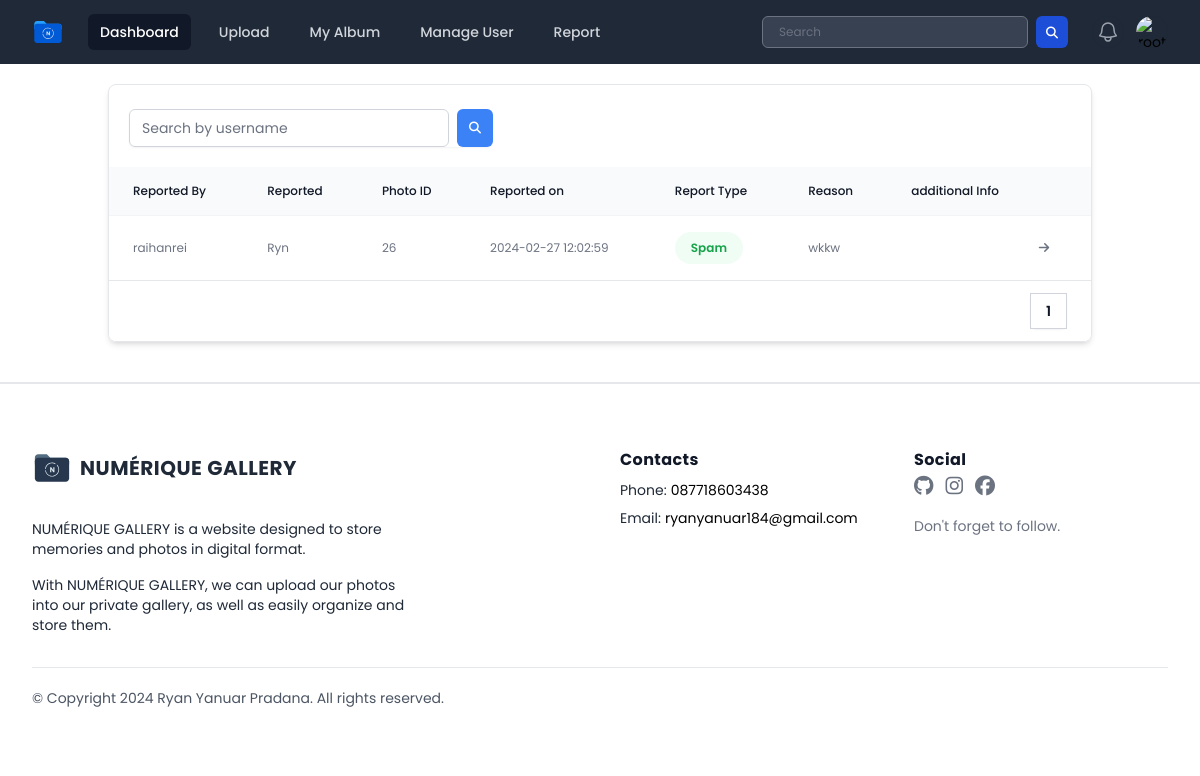
The page /public/page/admin/report/search.php on the database as committed earlier.
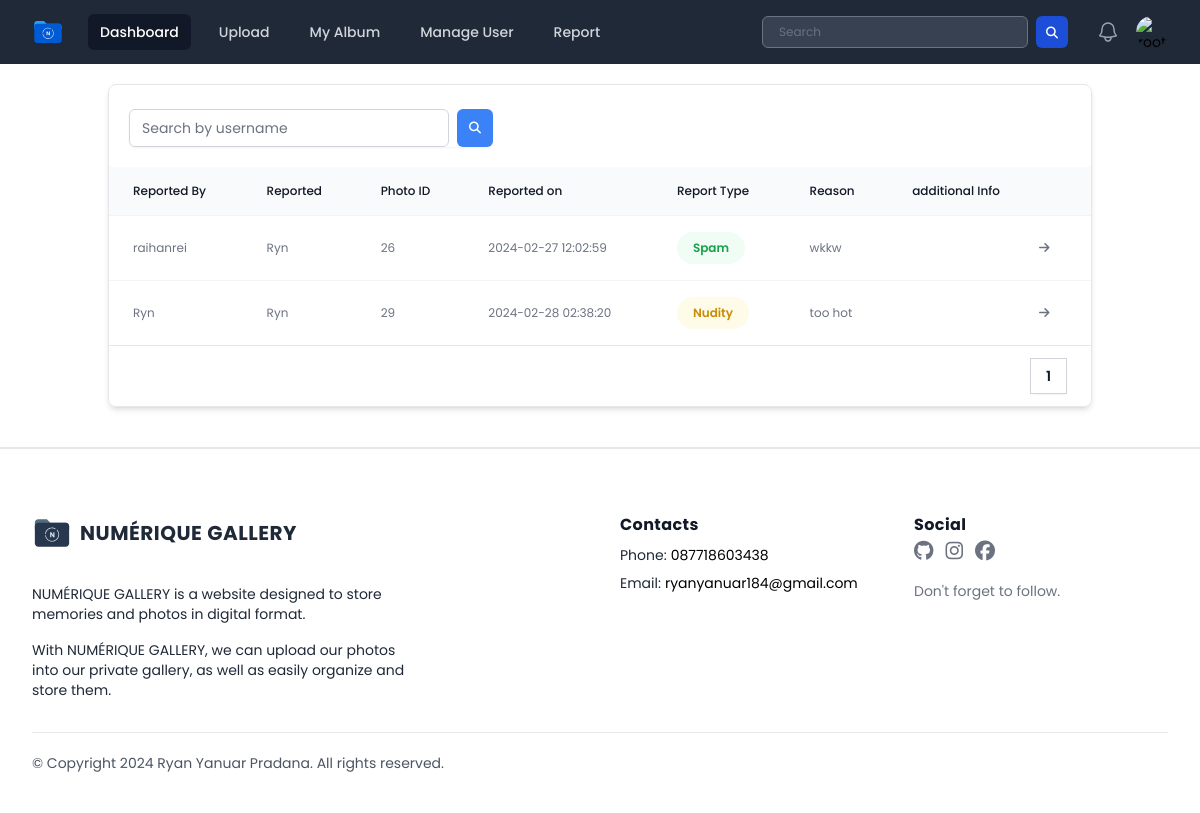
The same page on the database as committed later.
### tables this page shows
CREATE TABLE `reports` (
  `reportID` int(11) NOT NULL,
  `reportType` varchar(50) NOT NULL,
  `photoID` int(11) DEFAULT NULL,
  `reason` varchar(255) NOT NULL,
  `additionalInfo` text DEFAULT NULL,
  `reportedBy` int(11) NOT NULL,
  `reportedUser` int(11) NOT NULL,
  `reportedAt` timestamp NOT NULL DEFAULT current_timestamp()
);

CREATE TABLE `users` (
  `userID` int(11) NOT NULL,
  `name` varchar(255) DEFAULT NULL,
  `username` varchar(50) NOT NULL,
  `password` varchar(255) NOT NULL,
  `email` varchar(100) NOT NULL,
  `access_level` varchar(50) DEFAULT 'user',
  `last_login` datetime DEFAULT NULL,
  `createdAt` timestamp NOT NULL DEFAULT current_timestamp(),
  `profile_photo` varchar(255) DEFAULT 'default_profile.svg'
);

### public/page/admin/report/search.php (the view, shortened to what the changed rows need)
<?php
include '../../../../database/koneksi.php';
$queryTotalRows = "SELECT COUNT(*) as total FROM reports";
$resultTotalRows = mysqli_query($conn, $queryTotalRows);
$totalRows = mysqli_fetch_assoc($resultTotalRows)['total'];
$rowsPerPage = 5;
$totalPages = ceil($totalRows / $rowsPerPage);
$current_page = isset($_GET['page']) ? $_GET['page'] : 1;
$offset = ($current_page - 1) * $rowsPerPage;
?>
<!DOCTYPE html>
<html lang="en">
<head>
    <link rel="stylesheet" href="../../../css/output.css">
    <link rel="stylesheet" href="../../../css/style.css">
    <link rel="stylesheet" href="../../../css/all.min.css">
    <link rel="stylesheet" href="../../../css/fontawesome.min.css">
</head>
<body class="h-screen overflow-x-hidden font-poppins">
    <div class="container mx-auto ">
        <div class="overflow-hidden rounded-lg border border-gray-200 shadow-md m-5">
            <table class="w-full border-collapse bg-white text-left text-xs text-gray-500">
                <thead class="bg-gray-50">
                    <tr>
                        <th scope="col" class="px-6 py-4 font-medium text-gray-900">Reported By</th>
                        <th scope="col" class="px-6 py-4 font-medium text-gray-900">Reported</th>
                        <th scope="col" class="px-6 py-4 font-medium text-gray-900">Photo ID</th>
                        <th scope="col" class="px-6 py-4 font-medium text-gray-900">Reported on</th>
                        <th scope="col" class="px-6 py-4 font-medium text-gray-900">Report Type</th>
                        <th scope="col" class="px-6 py-4 font-medium text-gray-900">Reason</th>
                        <th scope="col" class="px-6 py-4 font-medium text-gray-900">additional Info</th>
                        <th scope="col" class="px-6 py-4 font-medium text-gray-900"></th>
                    </tr>
                </thead>
                <tbody class="divide-y divide-gray-100 border-t border-gray-100">
                    <?php
                    $searchKeyword = isset($_GET['search']) ? $_GET['search'] : '';
                    $queryReport = "SELECT reports.reportType, reports.photoID, reports.reason, reports.additionalInfo, users.username AS reportedBy,
                reported_users.username AS reportedUser, reports.reportedAt
                FROM reports
                INNER JOIN users ON reports.reportedBy = users.userID
                INNER JOIN users AS reported_users ON reports.reportedUser = reported_users.userID
                WHERE users.username LIKE '%$searchKeyword%'
                LIMIT $rowsPerPage OFFSET $offset ";
                    $resultReport = mysqli_query($conn, $queryReport);
                    if ($resultReport && mysqli_num_rows($resultReport) > 0) {
                        while ($row = mysqli_fetch_assoc($resultReport)) {
                    ?>
                            <tr class="hover:bg-gray-50">
                                <td class="px-6 py-4">
                                    <?= $row['reportedBy'] ?>
                                </td>
                                <td class="px-6 py-4">
                                    <?= $row['reportedUser'] ?>
                                </td>
                                <td class="px-6 py-4">
                                    <?= $row['photoID'] ?>
                                </td>
                                <td class="px-6 py-4">
                                    <?= $row['reportedAt'] ?>
                                </td>
                                <td class="px-6 py-4">
                                    <?php if ($row['reportType'] === 'spam') : ?>
                                        <span class="inline-flex items-center gap-1 rounded-full bg-green-50 px-4 py-2 text-xs font-semibold text-green-600">
                                            Spam
                                        </span>
                                    <?php elseif ($row['reportType'] === 'nudity') : ?>
                                        <span class="inline-flex items-center gap-1 rounded-full bg-yellow-50 px-4 py-2 text-xs font-semibold text-yellow-600">
                                            Nudity
                                        </span>
                                    <?php elseif ($row['reportType'] === "violence") : ?>
                                        <span class="inline-flex items-center gap-1 rounded-full bg-orange-50 px-4 py-2 text-xs font-semibold text-orange-600">
                                            Violence
                                        </span>
                                    <?php elseif ($row['reportType'] === "terrorism") : ?>
                                        <span class="inline-flex items-center gap-1 rounded-full bg-red-50 px-4 py-2 text-xs font-semibold text-red-600">
                                            Terrorism
                                        </span>
                                    <?php elseif ($row['reportType'] === "hate_speech") : ?>
                                        <span class="inline-flex items-center gap-1 rounded-full bg-purple-50 px-4 py-2 text-xs font-semibold text-purple-600">
                                            Hate Speech
                                        </span>
                                    <?php elseif ($row['reportType'] === "sexual_harrasment") : ?>
                                        <span class="inline-flex items-center gap-1 rounded-full bg-blue-50 px-4 py-2 text-xs font-semibold text-blue-600">
                                            Sexual Harassment
                                        </span>
                                    <?php endif; ?>
                                </td>
                                <td class="px-6 py-4">
                                    <?= $row['reason'] ?>
                                </td>
                                <td class="px-6 py-4">
                                </td>
                                <td>
                                    <a href="../../user/post.php?photoID=<?= $row['photoID'] ?>" class="hover:text-blue-600 ease-in-out"><i class="fa-solid fa-arrow-right font-normal"></i></a>
                                </td>
                            </tr>
                        <?php
                        }
                    } else {
                        ?>
                        <tr>
                            <td colspan="7" class="text-center py-4">No reports found.</td>
                        </tr>
                    <?php
                    }
                    ?>
                </tbody>
            </table>
            <div class="flex items-center justify-between border-t border-gray-200 bg-white px-4 py-3 sm:px-6">
                <div class="hidden sm:flex sm:flex-1 sm:items-center sm:justify-between">
                    <div>
                        <nav class="isolate inline-flex -space-x-px rounded-md shadow-sm" aria-label="Pagination">
                            <?php for ($i = 1; $i <= $totalPages; $i++) : ?>
                                <a href="?page=<?= $i ?>" class="relative inline-flex items-center px-4 py-2 text-sm font-semibold text-gray-900 ring-1 ring-inset ring-gray-300 hover:bg-gray-50 focus:z-20 focus:outline-offset-0">
                                    <?= $i ?>
                                </a>
                            <?php endfor; ?>
                        </nav>
                    </div>
                </div>
            </div>
        </div>
    </div>
</body>
</html>

Rows that differ between the two databases and show on the page:
added reports: reportedBy.username "Ryn", photoID "29", reportedAt "2024-02-28 02:38:20", reportType "Nudity", reason "too hot"
